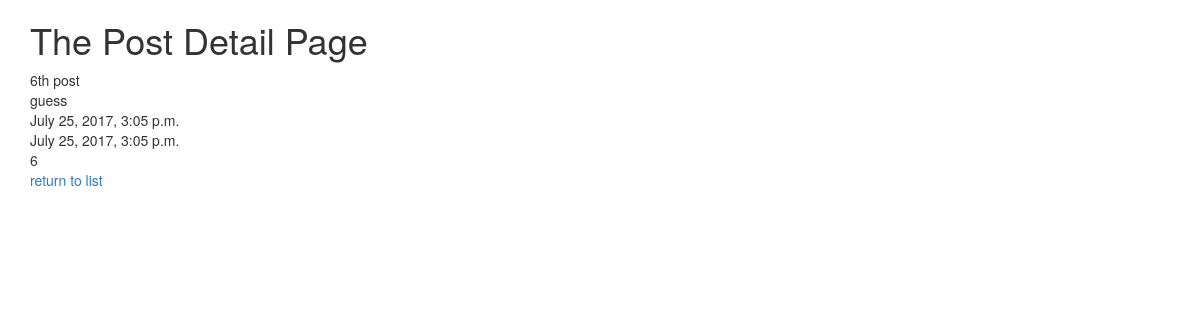
/posts/detail/6/, run on an earlier commit of the app's database.
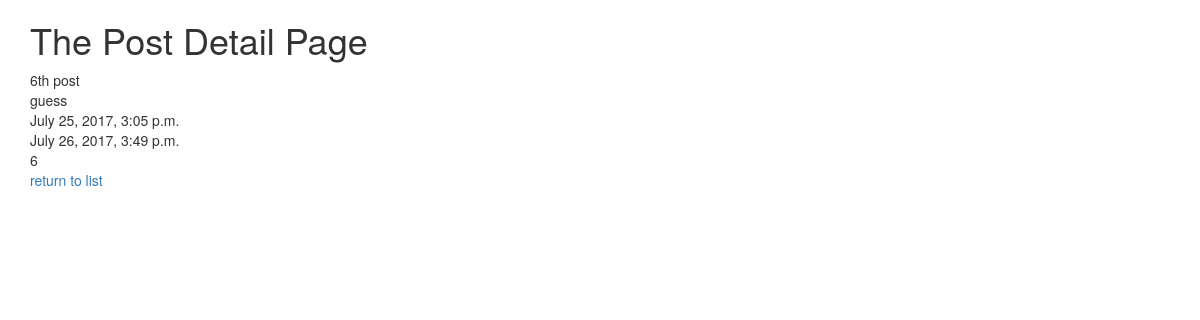
And on a later commit of the database.
### posts/models.py (models this page shows, shortened)
class Post(models.Model):
	title = models.CharField(max_length=255)
	image = models.ImageField(upload_to="blog_images", null=True, blank=True)
	content = models.TextField()
	updated = models.DateTimeField(auto_now=True, auto_now_add=False)
	timestamp = models.DateTimeField(auto_now=False, auto_now_add=True)
	class Meta:
		ordering = ["-content", "-updated", "-title"]

### posts/views.py (the view)
# urls.py: url(r'^detail/(?P<post_id>\d+)/$', views.post_detail, name="detail"),
def post_detail(request, post_id):
	instance = get_object_or_404(Post, id=post_id)
	context = {
	"title": "Detail",
	"instance": instance
	}
	return render(request, 'post_detail.html', context)

### posts/templates/post_detail.html (shortened to what this page needs)
{% extends "base.html" %}
{% block content %}
    <h1>The Post {{title}} Page</h1>
    {{instance.title}} <br>
    {{instance.content}} <br>
    {{instance.timestamp}} <br>
    {{instance.updated}} <br>
    {{instance.id}} <br>
    <a href="{%url 'posts:list' %}">return to list</a>
{% endblock content %}

What changed in the data, as far as the page shows it:
changed Post "6th post": updated "July 25, 2017, 3:05 p.m." → "July 26, 2017, 3:49 p.m."
